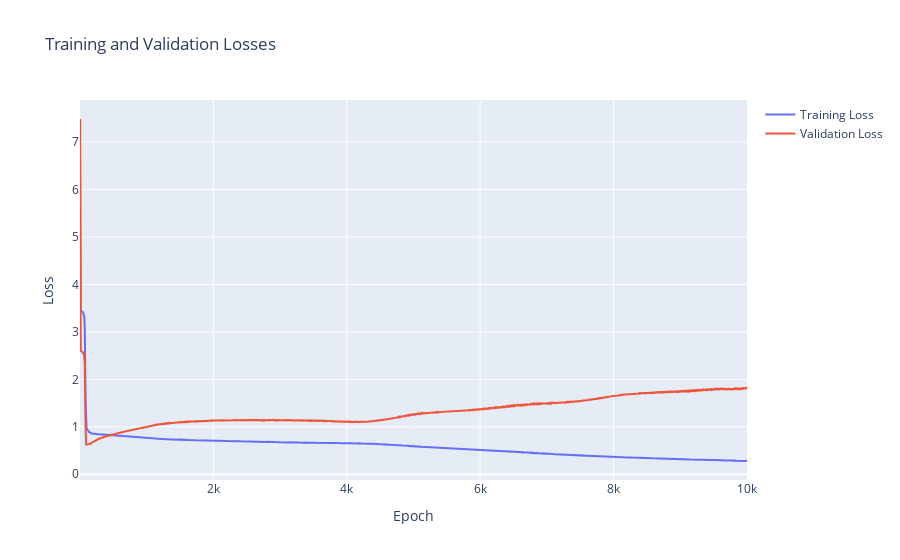

This figure's notebook cell:
### Code cell
epochs = np.arange(1, num_epochs + 1)
fig_losses = go.Figure()
fig_losses.add_trace(go.Scatter(x=epochs, y=train_losses, mode='lines', name='Training Loss'))
fig_losses.add_trace(go.Scatter(x=epochs, y=valid_losses, mode='lines', name='Validation Loss'))
fig_losses.update_layout(title='Training and Validation Losses',
                         xaxis_title='Epoch',
                         yaxis_title='Loss')

### Figure 1 — Plotly figure (JSON) as saved in the notebook; plotly's stock layout.template omitted (floating-point values rounded to 4 significant figures; data arrays with more than 128 entries replaced by an {"elided": "..."} marker saying what was removed)
{"data": [{"mode": "lines", "name": "Training Loss", "type": "scatter", "x": {"elided": "10000 int values"}, "y": {"elided": "10000 float values"}}, {"mode": "lines", "name": "Validation Loss", "type": "scatter", "x": {"elided": "10000 int values"}, "y": {"elided": "10000 float values"}}], "layout": {"title": {"text": "Training and Validation Losses"}, "xaxis": {"title": {"text": "Epoch"}}, "yaxis": {"title": {"text": "Loss"}}}}
